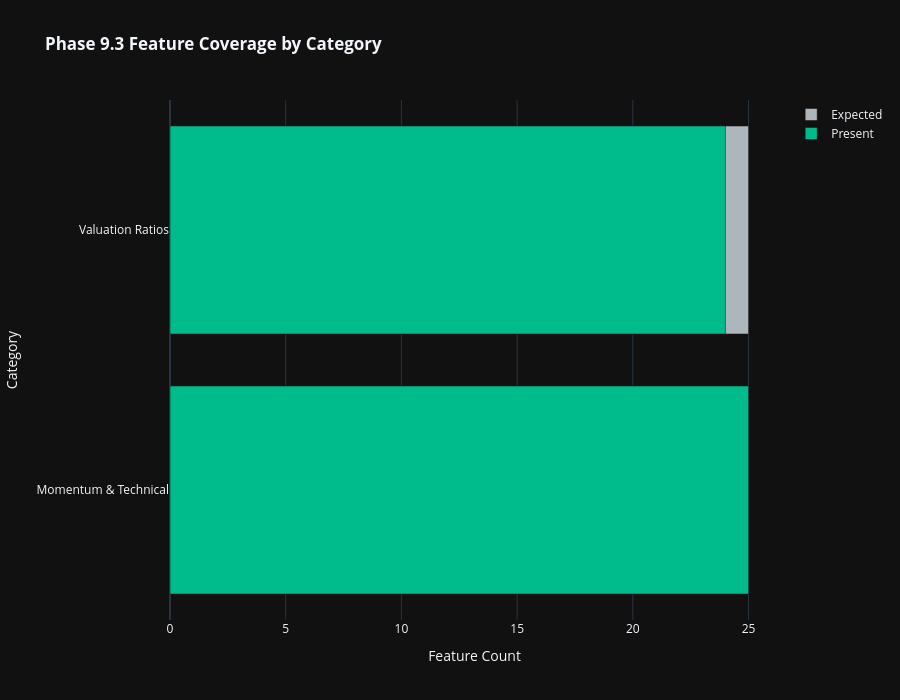
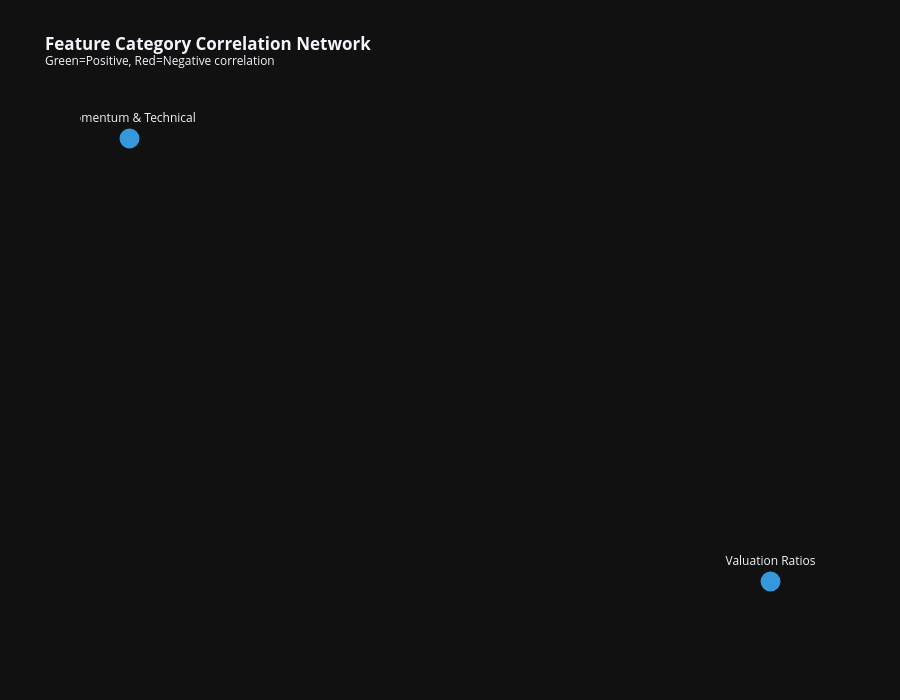

Source (notebook cell) for these figures, in order:
### Markdown cell above
## Cell 4: Phase 9.3 Feature Category Dashboards

Comprehensive dashboards for each of the 21 Phase 9.3 feature categories.

### Code cell
# ============================================================================
# Cell 4: Phase 9.3 Feature Category Dashboards
# ============================================================================

print('=' * 80)
print('📊 PHASE 9.3 FEATURE CATEGORY DASHBOARDS')
print('=' * 80)

category_viz_dir = OUTPUT_DIR / 'eda' / 'dashboards' / 'categories'
category_viz_dir.mkdir(parents=True, exist_ok=True)

# Get categorized features
categorized = categorize_dataframe_columns(df)

# ============================================================================
# 4.1 Category Coverage Overview
# ============================================================================
print('\n📋 Feature Category Coverage Analysis...')

coverage_data = []
for category, features in PHASE93_FEATURE_CATEGORIES.items():
    present = [f for f in features if f in df.columns]
    avg_completeness = 0
    if present:
        avg_completeness = df[present].notna().mean().mean() * 100

    coverage_data.append({
        'Category': category,
        'Expected': len(features),
        'Present': len(present),
        'Coverage_Pct': len(present) / len(features) * 100 if features else 0,
        'Completeness_Pct': avg_completeness,
        'Color': CATEGORY_COLORS.get(category, '#666666'),
    })

coverage_df = pd.DataFrame(coverage_data).sort_values('Expected', ascending=False)

# Coverage bar chart
fig_coverage = go.Figure()
fig_coverage.add_trace(go.Bar(
    y=coverage_df['Category'], x=coverage_df['Expected'],
    name='Expected', orientation='h', marker_color=COLOR_PALETTE['neutral'],
))
fig_coverage.add_trace(go.Bar(
    y=coverage_df['Category'], x=coverage_df['Present'],
    name='Present', orientation='h', marker_color=COLOR_PALETTE['success'],
))
fig_coverage.update_layout(
    title='<b>Phase 9.3 Feature Coverage by Category</b>',
    template=PLOTLY_TEMPLATE, height=700, barmode='overlay',
    xaxis_title='Feature Count', yaxis_title='Category',
)
fig_coverage.write_html(category_viz_dir / 'phase93_coverage_overview.html')
fig_coverage.show()
print(f'  ✓ Saved: phase93_coverage_overview.html')


# ============================================================================
# 4.2 Generate Dashboard for Each Major Category
# ============================================================================

def create_category_dashboard(dashboard_df, category_name, category_features, output_dir, group_cols=None):
    """Create comprehensive dashboard for a feature category."""
    # Filter features to only include numeric columns present in dashboard_df
    available_features = [f for f in category_features
                          if f in dashboard_df.columns and pd.api.types.is_numeric_dtype(dashboard_df[f])]

    if not available_features:
        print(f"  ⚠ No numeric features available for {category_name}")
        return None

    # Create subplots
    fig = make_subplots(
        rows=2, cols=2,
        subplot_titles=[
            f'{category_name}: Distribution by Sector',
            f'{category_name}: Top Features Correlation',
            f'{category_name}: Regional Comparison',
            f'{category_name}: Key Metrics Box Plots',
        ],
        specs=[[{'type': 'bar'}, {'type': 'heatmap'}],
               [{'type': 'scatter'}, {'type': 'box'}]],
        vertical_spacing=0.12, horizontal_spacing=0.1,
    )

    # 1. Mean by Sector (top 10 sectors)
    if 'sector' in dashboard_df.columns and available_features:
        sector_means = dashboard_df.groupby('sector')[available_features[:5]].mean()
        top_sectors = dashboard_df['sector'].value_counts().head(10).index
        sector_means = sector_means.loc[sector_means.index.isin(top_sectors)]

        for i_feat, feat in enumerate(available_features[:3]):
            if feat in sector_means.columns:
                fig.add_trace(
                    go.Bar(x=sector_means.index, y=sector_means[feat], name=feat[:20]),
                    row=1, col=1
                )

    # 2. Correlation heatmap
    if len(available_features) >= 3:
        corr = dashboard_df[available_features[:10]].corr()
        fig.add_trace(
            go.Heatmap(z=corr.values, x=corr.columns, y=corr.index,
                       colorscale='RdBu_r', zmin=-1, zmax=1),
            row=1, col=2
        )

    # 3. Regional scatter (first 2 features)
    if 'region' in dashboard_df.columns and len(available_features) >= 2:
        for region_name in dashboard_df['region'].unique()[:5]:
            region_df_slice = dashboard_df[dashboard_df['region'] == region_name]
            fig.add_trace(
                go.Scatter(x=region_df_slice[available_features[0]], y=region_df_slice[available_features[1]],
                           mode='markers', name=str(region_name)[:15], opacity=0.6),
                row=2, col=1
            )

    # 4. Box plots
    if 'sector' in dashboard_df.columns and available_features:
        for feat in available_features[:2]:
            fig.add_trace(
                go.Box(y=dashboard_df[feat], x=dashboard_df['sector'], name=feat[:15]),
                row=2, col=2
            )

    fig.update_layout(
        title=f'<b>{category_name} Dashboard</b><br><sup>{len(available_features)} features available</sup>',
        template=PLOTLY_TEMPLATE, height=900, showlegend=True,
    )

    output_path_file = output_dir / f'{category_name.lower().replace(" ", "_").replace("&", "and")}_dashboard.html'
    fig.write_html(output_path_file)
    return output_path_file


# Generate dashboards for key categories
key_categories = [
    'Momentum & Technical', 'Valuation Ratios', 'Profitability',
    'Quality & Risk', 'Growth Metrics', 'Leverage & Liquidity',
    'Analyst Sentiment', 'Earnings Quality', 'Dividend Reliability',
    'Revenue Forecasting', 'Balance Sheet Dynamics', 'Technical Analysis',
    'Valuation Timeseries', 'Employment Dynamics',
]

for category in key_categories:
    if category in PHASE93_FEATURE_CATEGORIES:
        features = PHASE93_FEATURE_CATEGORIES[category]
        result = create_category_dashboard(df, category, features, category_viz_dir)
        if result:
            print(f'  ✓ Created: {result.name}')

# ============================================================================
# 4.3 Feature Category Correlation Network
# ============================================================================
print('\n🕸️ Creating Feature Category Correlation Network...')
fig_network = create_category_correlation_network(df, category_mapping=PHASE93_FEATURE_CATEGORIES,
                                                  output_dir=category_viz_dir)
if fig_network is not None:
    fig_network.show()
    print(f'  ✓ Saved: category_correlation_network.html')

print('\n✓ Phase 9.3 Category Dashboards Complete')

### Figure 1 — Plotly figure (JSON) as saved in the notebook; plotly's stock layout.template omitted (floating-point values rounded to 4 significant figures)
{"data": [{"marker": {"color": "#adb5bd"}, "name": "Expected", "orientation": "h", "x": [25, 25], "y": ["Momentum & Technical", "Valuation Ratios"], "type": "bar"}, {"marker": {"color": "#00bc8c"}, "name": "Present", "orientation": "h", "x": [25, 24], "y": ["Momentum & Technical", "Valuation Ratios"], "type": "bar"}], "layout": {"title": {"text": "<b>Phase 9.3 Feature Coverage by Category</b>"}, "height": 700, "barmode": "overlay", "xaxis": {"title": {"text": "Feature Count"}}, "yaxis": {"title": {"text": "Category"}}}}

### Figure 2 — Plotly figure (JSON) as saved in the notebook; plotly's stock layout.template omitted (floating-point values rounded to 4 significant figures)
{"data": [{"hoverinfo": "text", "marker": {"color": "#3498db", "size": 20}, "mode": "markers+text", "text": ["Momentum & Technical", "Valuation Ratios"], "textposition": "top center", "x": [-1.0, 1.0], "y": [0.9849, -0.9849], "type": "scatter"}], "layout": {"xaxis": {"showgrid": false, "zeroline": false, "showticklabels": false}, "yaxis": {"showgrid": false, "zeroline": false, "showticklabels": false}, "title": {"text": "<b>Feature Category Correlation Network</b><br><sup>Green=Positive, Red=Negative correlation</sup>"}, "showlegend": false, "height": 700}}
